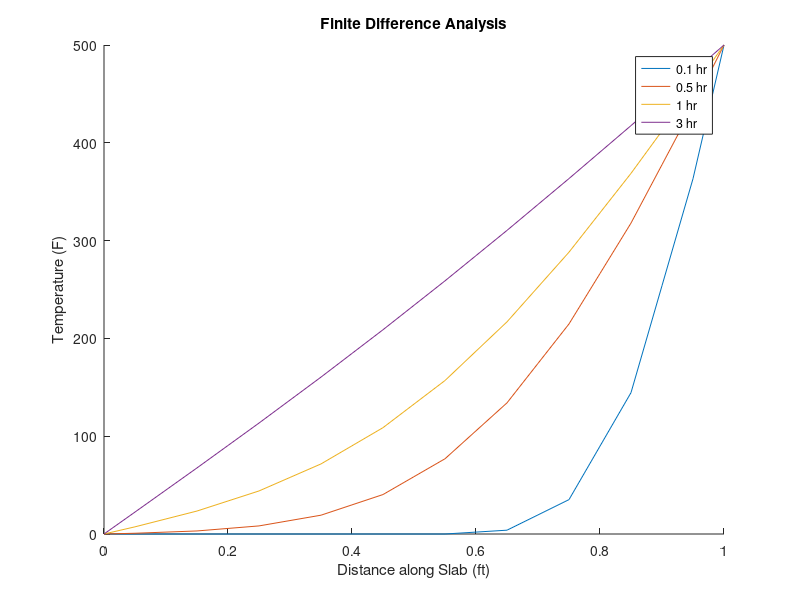
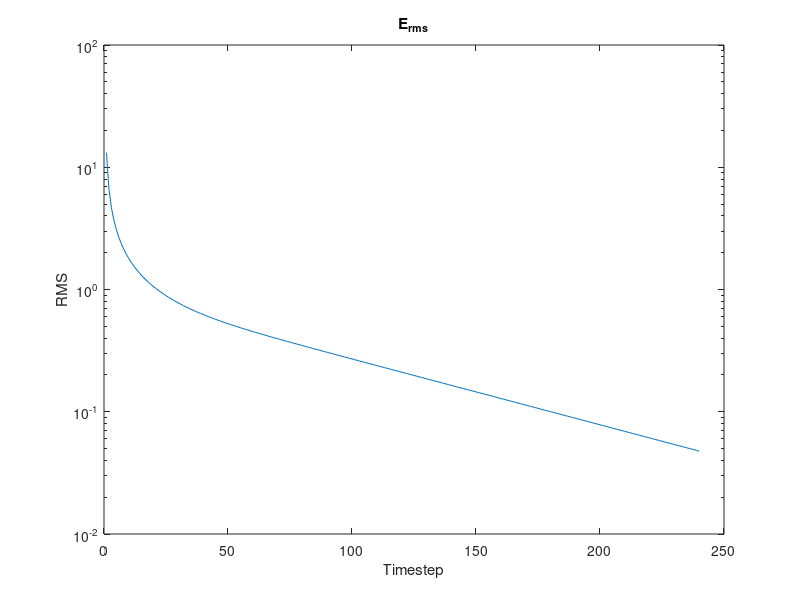
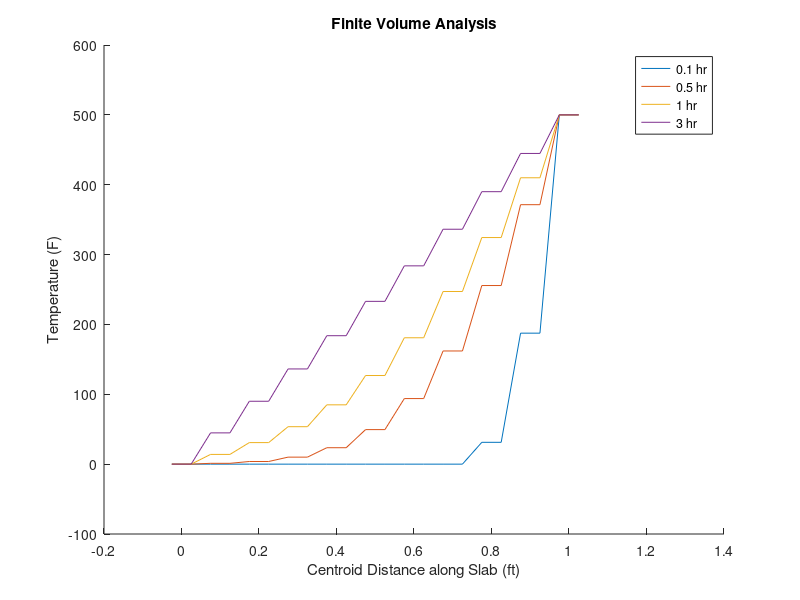
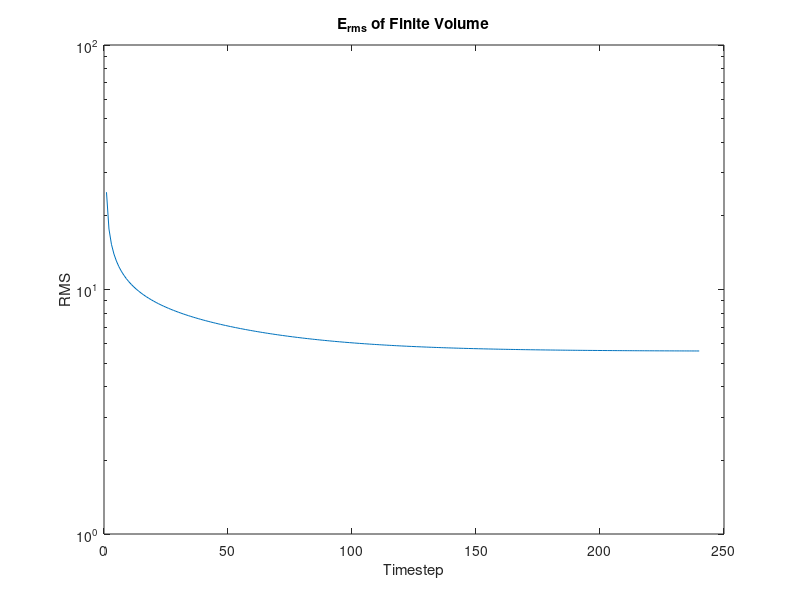

Write MATLAB code to recreate these figures, in order.
%% BENG 227 HW #2
%% HOUSEKEEPING
clear all
close all
clc
%% 1b
% Constants
mu = 0.1;
L = 1;

% Run parameters
dx = 0.05;
dt = 0.0125;
% 1 indexed, accoutn for boundaries
N_x = L / dx + 1;

% Initial Conditions
T_init = zeros(N_x,1);

% Second derivative matrix
d2dx2 = zeros(N_x,1);
% Dirchlet B.C. also means 0 change at the boundary
for i=2:1:N_x-1
   d2dx2(i,i-1) = -1;
   d2dx2(i,i) = 2;
   d2dx2(i,i+1) = -1;
end
% divide by step squared
d2dx2 = d2dx2 ./ (dx^2);
% set d2dx2 to negative because row dim is inverted relative to cartesian...
d2dx2 = -d2dx2;
figure
hold on
xvec = [0:dx:L];
for time=[0.1, 0.5, 1, 3]
   N_t = time/dt + 1;
   T = zeros(N_x,N_t);
   for t=1:1:N_t
       % MATLAB IS 1 indexed, count idx 1 as t=0
      if t == 1
          T(:,t) = T_init;
      elseif t > 1
          % Dirchlet B.C.
          T(1,t) = 0;
          T(N_x,t) = 500;
          T(:,t + 1) = T(:,t) + (dt * mu * d2dx2 * T(:,t));
      end
   end
   plot(xvec,T(:,N_t+1))
   
end
xlabel('Distance along Slab (ft)')
ylabel('Temperature (F)')
legend('0.1 hr','0.5 hr','1 hr','3 hr')
title('Finite Difference Analysis')
%% 1c
% Using T values from 1b, specifically over 3 hours...
for t=2:1:N_t
    deltaT = T(2:N_x-1,t+1) - T(2:N_x-1,t);
    Erms(t-1,:) = 1/(N_x-2) * sqrt(sum(deltaT .^2));
end
tvec = 1:1:N_t-1;
figure
semilogy(tvec,Erms)
title("E_r_m_s")
xlabel("Timestep")
ylabel("RMS")
%% 1f
% 1 indexed, accoutn for phantom cells
N_x = L / dx + 2;

% Initial Conditions
T_init = zeros(N_x,1);

% Second derivative matrix
d2dx2 = zeros(N_x,1);
% Dirchlet B.C. also means 0 change at the boundary
for i=2:1:N_x-1
   d2dx2(i,i-1) = 1;
   d2dx2(i,i) = -2;
   d2dx2(i,i+1) = 1;
end
% divide by step squared
d2dx2 = d2dx2 ./ (dx^2);

figure
hold on
% Add R and L boundaries
xvec = [-dx/2:dx:L+dx/2];
for time=[0.1, 0.5, 1, 3]
   N_t = time/dt + 1;
   T = zeros(N_x,N_t);
   for t=1:1:N_t
       % MATLAB IS 1 indexed, count idx 1 as t=0
      if t == 1
          T(:,t) = T_init;
      elseif t > 1
          T(1,t) = -T(2,t);
          T(N_x,t) = (2 * 500) - T(N_x-1,t);
          T(:,t + 1) = T(:,t) + (dt * mu * d2dx2 * T(:,t));
%           Dirchlet B.C.
          T(1,t + 1) = -T(2,t + 1);
          T(N_x,t + 1) = (2 * 500) - T(N_x-1,t + 1);
      end
   end
   plot(xvec,T(:,N_t-2))
   
end
xlabel('Centroid Distance along Slab (ft)')
ylabel('Temperature (F)')
legend('0.1 hr','0.5 hr','1 hr','3 hr')
title('Finite Volume Analysis')

%% 1g

%% 1h
% Using T values from 1f, specifically over 3 hours...
for t=2:1:N_t
    deltaT = T(2:N_x-1,t+1) - T(2:N_x-1,t);
    Erms_vol(t-1,:) = 1/(N_x-2) * sqrt(sum(deltaT .^2));
end
tvec = 1:1:N_t-1;
figure
semilogy(tvec,Erms_vol)
title("E_r_m_s of Finite Volume")
xlabel("Timestep")
ylabel("RMS")

figure
semilogy(tvec,Erms)
hold on
semilogy(tvec, Erms_vol)
legend('Finite Difference','Finite Volume')
grid on